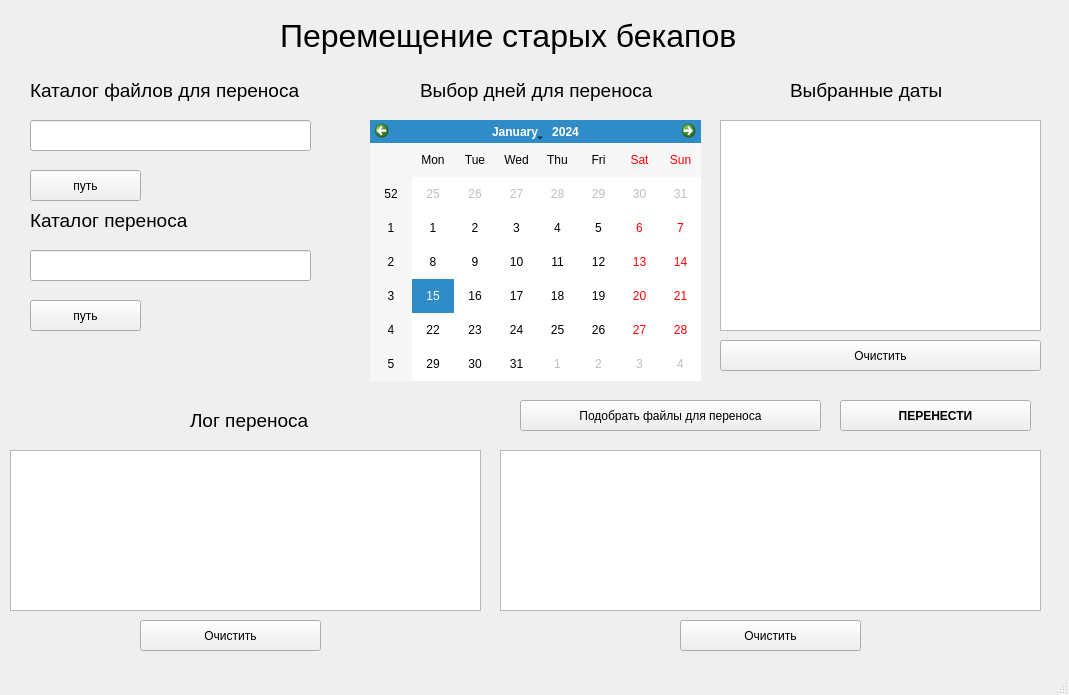
<?xml version="1.0" encoding="UTF-8"?>
<ui version="4.0">
 <class>MainWindow</class>
 <widget class="QMainWindow" name="MainWindow">
  <property name="geometry">
   <rect>
    <x>0</x>
    <y>0</y>
    <width>1069</width>
    <height>695</height>
   </rect>
  </property>
  <property name="windowTitle">
   <string>Тест</string>
  </property>
  <widget class="QWidget" name="centralwidget">
   <widget class="QLabel" name="label">
    <property name="enabled">
     <bool>true</bool>
    </property>
    <property name="geometry">
     <rect>
      <x>280</x>
      <y>10</y>
      <width>461</width>
      <height>51</height>
     </rect>
    </property>
    <property name="font">
     <font>
      <pointsize>24</pointsize>
     </font>
    </property>
    <property name="text">
     <string>Перемещение старых бекапов</string>
    </property>
   </widget>
   <widget class="QCalendarWidget" name="calendarWidget">
    <property name="geometry">
     <rect>
      <x>370</x>
      <y>120</y>
      <width>331</width>
      <height>261</height>
     </rect>
    </property>
   </widget>
   <widget class="QPlainTextEdit" name="plainTextEdit">
    <property name="geometry">
     <rect>
      <x>720</x>
      <y>120</y>
      <width>321</width>
      <height>211</height>
     </rect>
    </property>
   </widget>
   <widget class="QLabel" name="label_2">
    <property name="geometry">
     <rect>
      <x>790</x>
      <y>80</y>
      <width>181</width>
      <height>21</height>
     </rect>
    </property>
    <property name="font">
     <font>
      <pointsize>14</pointsize>
     </font>
    </property>
    <property name="text">
     <string>Выбранные даты</string>
    </property>
   </widget>
   <widget class="QPushButton" name="pushButton">
    <property name="geometry">
     <rect>
      <x>840</x>
      <y>400</y>
      <width>191</width>
      <height>31</height>
     </rect>
    </property>
    <property name="font">
     <font>
      <weight>75</weight>
      <bold>true</bold>
     </font>
    </property>
    <property name="text">
     <string>ПЕРЕНЕСТИ</string>
    </property>
   </widget>
   <widget class="QLineEdit" name="pathEdit">
    <property name="geometry">
     <rect>
      <x>30</x>
      <y>120</y>
      <width>281</width>
      <height>31</height>
     </rect>
    </property>
   </widget>
   <widget class="QLabel" name="label_3">
    <property name="geometry">
     <rect>
      <x>30</x>
      <y>80</y>
      <width>281</width>
      <height>21</height>
     </rect>
    </property>
    <property name="font">
     <font>
      <pointsize>14</pointsize>
     </font>
    </property>
    <property name="text">
     <string>Каталог файлов для переноса</string>
    </property>
   </widget>
   <widget class="QLabel" name="label_5">
    <property name="geometry">
     <rect>
      <x>420</x>
      <y>80</y>
      <width>241</width>
      <height>21</height>
     </rect>
    </property>
    <property name="font">
     <font>
      <pointsize>14</pointsize>
     </font>
    </property>
    <property name="text">
     <string>Выбор дней для переноса</string>
    </property>
   </widget>
   <widget class="QPlainTextEdit" name="plainTextEdit_2">
    <property name="geometry">
     <rect>
      <x>500</x>
      <y>450</y>
      <width>541</width>
      <height>161</height>
     </rect>
    </property>
   </widget>
   <widget class="QPushButton" name="pushButton_2">
    <property name="geometry">
     <rect>
      <x>520</x>
      <y>400</y>
      <width>301</width>
      <height>31</height>
     </rect>
    </property>
    <property name="text">
     <string>Подобрать файлы для переноса</string>
    </property>
   </widget>
   <widget class="QLineEdit" name="pathEdit_2">
    <property name="geometry">
     <rect>
      <x>30</x>
      <y>250</y>
      <width>281</width>
      <height>31</height>
     </rect>
    </property>
   </widget>
   <widget class="QLabel" name="label_8">
    <property name="geometry">
     <rect>
      <x>30</x>
      <y>210</y>
      <width>221</width>
      <height>21</height>
     </rect>
    </property>
    <property name="font">
     <font>
      <pointsize>14</pointsize>
     </font>
    </property>
    <property name="text">
     <string>Каталог переноса</string>
    </property>
   </widget>
   <widget class="QPushButton" name="pushButton_3">
    <property name="geometry">
     <rect>
      <x>30</x>
      <y>170</y>
      <width>111</width>
      <height>31</height>
     </rect>
    </property>
    <property name="text">
     <string>путь</string>
    </property>
   </widget>
   <widget class="QPushButton" name="pushButton_4">
    <property name="geometry">
     <rect>
      <x>30</x>
      <y>300</y>
      <width>111</width>
      <height>31</height>
     </rect>
    </property>
    <property name="text">
     <string>путь</string>
    </property>
   </widget>
   <widget class="QLabel" name="label_6">
    <property name="geometry">
     <rect>
      <x>190</x>
      <y>410</y>
      <width>131</width>
      <height>21</height>
     </rect>
    </property>
    <property name="font">
     <font>
      <pointsize>14</pointsize>
     </font>
    </property>
    <property name="text">
     <string>Лог переноса</string>
    </property>
   </widget>
   <widget class="QPlainTextEdit" name="plainTextEdit_3">
    <property name="geometry">
     <rect>
      <x>10</x>
      <y>450</y>
      <width>471</width>
      <height>161</height>
     </rect>
    </property>
   </widget>
   <widget class="QPushButton" name="pushButton_5">
    <property name="geometry">
     <rect>
      <x>140</x>
      <y>620</y>
      <width>181</width>
      <height>31</height>
     </rect>
    </property>
    <property name="text">
     <string>Очистить</string>
    </property>
   </widget>
   <widget class="QPushButton" name="pushButton_6">
    <property name="geometry">
     <rect>
      <x>680</x>
      <y>620</y>
      <width>181</width>
      <height>31</height>
     </rect>
    </property>
    <property name="text">
     <string>Очистить</string>
    </property>
   </widget>
   <widget class="QPushButton" name="pushButton_8">
    <property name="geometry">
     <rect>
      <x>720</x>
      <y>340</y>
      <width>321</width>
      <height>31</height>
     </rect>
    </property>
    <property name="text">
     <string>Очистить</string>
    </property>
   </widget>
  </widget>
  <widget class="QMenuBar" name="menubar">
   <property name="geometry">
    <rect>
     <x>0</x>
     <y>0</y>
     <width>1069</width>
     <height>21</height>
    </rect>
   </property>
  </widget>
  <widget class="QStatusBar" name="statusbar"/>
 </widget>
 <resources/>
 <connections/>
</ui>
